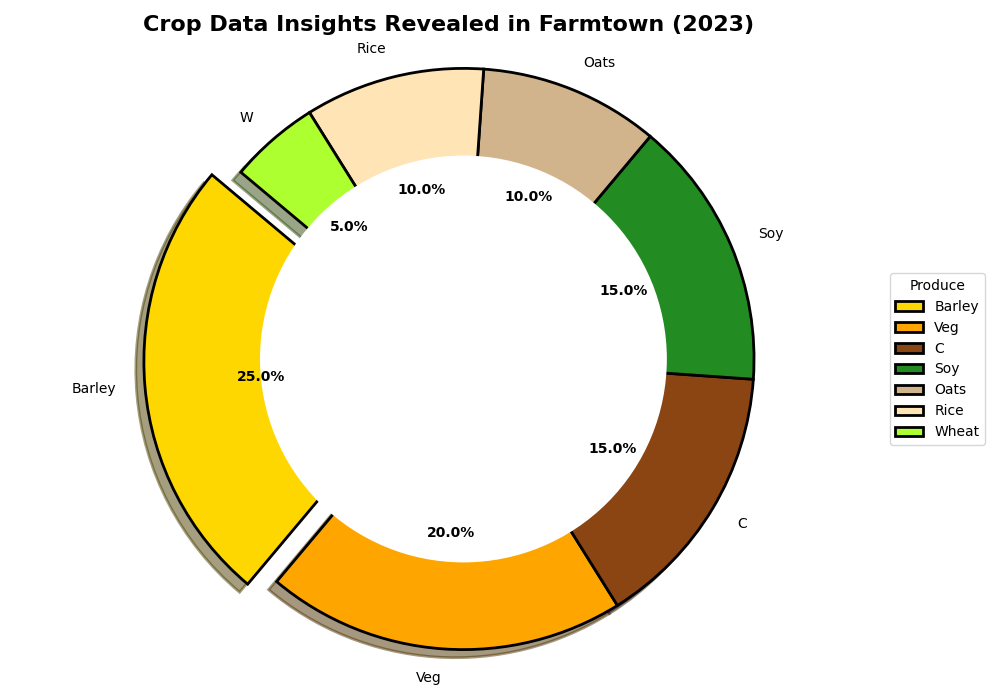

This chart was generated by the following Python code:
import matplotlib.pyplot as plt

crops = ['Barley', 'Vegetables', 'Corn', 'Soybeans', 'Oats', 'Rice', 'Wheat']
percentages = [25, 20, 15, 15, 10, 10, 5]

crop_colors = ['#FFD700', '#FFA500', '#8B4513', '#228B22', '#D2B48C', '#FFE4B5','#ADFF2F']

explode = [0.1 if crop == 'Barley' else 0 for crop in crops]

fig, ax = plt.subplots(figsize=(10, 7))
wedges, texts, autotexts = ax.pie(
    percentages,
    labels=['Barley', 'Veg', 'C', 'Soy', 'Oats', 'Rice', 'W'],
    colors=crop_colors,
    autopct='%1.1f%%',
    startangle=140,
    explode=explode,
    shadow=True,
    wedgeprops={'edgecolor': 'black', 'linewidth': 2}
)

centre_circle = plt.Circle((0, 0), 0.70, fc='white')
fig.gca().add_artist(centre_circle)

ax.axis('equal')  

for autotext in autotexts:
    autotext.set_color('black')
    autotext.set_fontsize(10)
    autotext.set_weight('bold')

plt.title("Crop Data Insights Revealed in Farmtown (2023)", fontsize=16, fontweight='bold', ha='center')

plt.legend(wedges, ['Barley', 'Veg', 'C', 'Soy', 'Oats', 'Rice', 'Wheat'], title="Produce", loc='center left', bbox_to_anchor=(1, 0, 0.5, 1))

plt.tight_layout()
plt.show()
